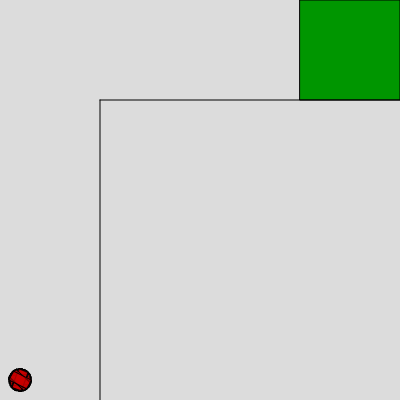
Frame 1 (no input)
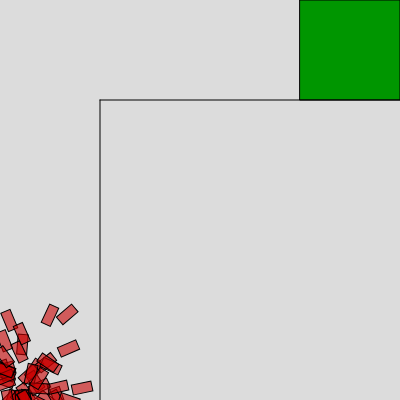
Frame 60 (no input)
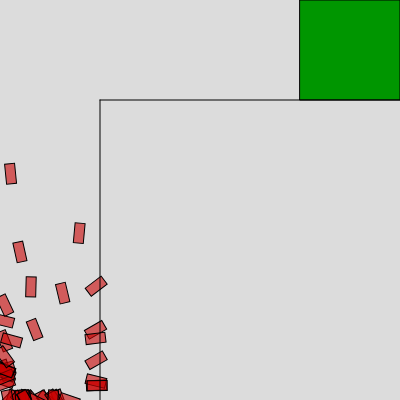
Frame 120 (the mouse pressed at the canvas centre since frame 60)

The p5.js sketch that drew these frames (run headless with seeded random() and noise() and a simulated clock; from frame 60 on, the mouse is pressed at the canvas centre):

// p5.js sketch
// ── sketch.js
let current_gen = 0;
let maxforce;

let target;
let wide;

let lifespan;
let lifespanp;
let gen, genp;
let pop_size;
let mutation_rate;

function setup() {
  createCanvas(400, 400);

  wide = 100;
  
  maxforce = 0.2;
  lifespan = 300;
  lifespanp = createP();
  gen = 0;
  genp = createP();
  pop_size = 50;
  
  population = new Population(pop_size, 20, height- 20);
  mutation_rate = 0.01;
  
  target = [width - wide, 0, wide];
}

function draw() {
  background(220);
  population.show();
  lifespanp.html(current_gen);
  genp.html(gen);
  current_gen++;
  if (current_gen == lifespan){
    current_gen = 0;
    population.selection();
    population.reproduction();
    // noLoop();
    gen++;
  }
  
  //show target
  fill(0, 150, 0);
  square(target[0], target[1], target[2]);
  
  line(wide, wide, wide, height);
  line(wide, wide, width, wide);


}

// ── car.js
class Car {
  constructor(x, y, h, w, dna = null) {
    this.x = x;
    this.y = y;
    this.pos = createVector(this.x, this.y);
    this.vel = createVector();
    this.acc = createVector();
    this.crashed = false;

    this.w = w;
    this.h = h;
   

    //genetics
    if (dna == null){
      this.dna = new Dna(lifespan);
    }else{
      this.dna = dna;
    }
    
    this.fitness = 0;
  }
  

  
  calculate_fitness() {
    
    // this.fitness += 3 * (1 / this.pos.y);
    this.fitness += exp(-this.pos.y);
    this.fitness += this.pos.x / 10;
    
    // if(this.crashed){
    //   this.fitness *= 0.8;
    // }
    if (this.pos.x> width - (wide + 5) && this.pos.y < (wide + 5) ){
      this.fitness *= 50;
    }
    
  }

  update() {
    this.apply_force(this.dna.genes[current_gen]);

    if (this.pos.x < 5 || this.pos.x > width) {
      this.crashed = true;
    }
    
    if (this.pos.y < 0 || this.pos.y > height) {
      this.crashed = true;
    }
    
    //lets hardcode the crash with the track, refactor later
    
    if ((this.pos.y > wide && this.pos.y < height) && 
        this.pos.x > wide-5 && this.pos.x < wide+5 ) {
      this.crashed = true;
    }
    
    if ((this.pos.x > wide && this.pos.x < width) && 
        this.pos.y > wide-5 && this.pos.y < wide+5 ) {
      this.crashed = true;
    }
    
    
    
    if (!this.crashed) {
      this.vel.add(this.acc);
      this.pos.add(this.vel);
      this.vel.limit(4);
      this.acc.mult(0);
    }
  }

  show() {
    fill(200, 0, 0, 150);
    push();
    translate(this.pos.x, this.pos.y);

    rotate(this.vel.heading());

    rectMode(CENTER);
    rect(0, 0, this.w, this.h);
    pop();
  }

  apply_force(force) {
    this.acc.add(force);
  }
}

// ── dna.js
class Dna {
  constructor(lifespan, genes = null) {
    this.lifespan = lifespan;

    if (genes === null) {
      this.genes = [];
      this.create_dna();
    } else {
      this.genes = genes;
    }
  }

  create_dna() {
    for (let i = 0; i < this.lifespan; i++) {
      this.genes.push(p5.Vector.random2D());
      this.genes[i].setMag(maxforce);
    }
  }
  crossover(other) {
    let lim = this.genes.length;
    let mid = floor(random(lim));

    let new_dna = [];

    for (let i = 0; i < mid; i++) {
      new_dna.push(this.genes[i]);
    }

    for (let i = mid; i < lim; i++) {
      new_dna.push(other.genes[i]);
    }

    return new Dna(this.lifespan, new_dna);
  }
  
  mutation() {
    for (var i = 0; i < this.genes.length; i++) {
      if (random(1) < mutation_rate) {
        this.genes[i] = p5.Vector.random2D();
        this.genes[i].setMag(maxforce);
      }
    }
  }
}

// ── population.js
class Population {
  constructor(pop_size, st_x, st_y) {
    this.pop_size = pop_size;
    this.population = [];
    this.st_x = st_x;
    this.st_y = st_y;
    this.init_pop();
    this.matin_pool = [];
  }

  selection() {
    this.matin_pool = [];
    let max_fit = 0;
    for (let i = 0; i < this.pop_size; i++) {
      this.population[i].calculate_fitness();
      if (this.population[i].fitness > max_fit) {
        max_fit = this.population[i].fitness;
      }
    }

    //create mating pool
    for (let i = 0; i < this.pop_size; i++) {
      // print(this.population[i].fitness);
      let n = this.population[i].fitness / max_fit;
      
      for(let k = 0; k < int(n * 100); k++){
        this.matin_pool.push(this.population[i]);
      }
    }
  }
  
  
  reproduction(){
    for (let i = 0; i < this.pop_size; i++) {
      let parentA = random(this.matin_pool).dna;
      let parentB = random(this.matin_pool).dna;
      
      let child = parentA.crossover(parentB);
      child.mutation();
      
      this.population[i] = new Car(this.st_x, this.st_y, 10, 20, child);
    }
  }
  

  init_pop() {
    for (let i = 0; i < this.pop_size; i++) {
      // let car = new Car(200, 10, 10, 20);
      let car = new Car(this.st_x, this.st_y, 10, 20);
      this.population.push(car);
    }
  }

  show() {
    for (let i = 0; i < this.pop_size; i++) {
      this.population[i].update();
      this.population[i].show();
    }

  }
}
